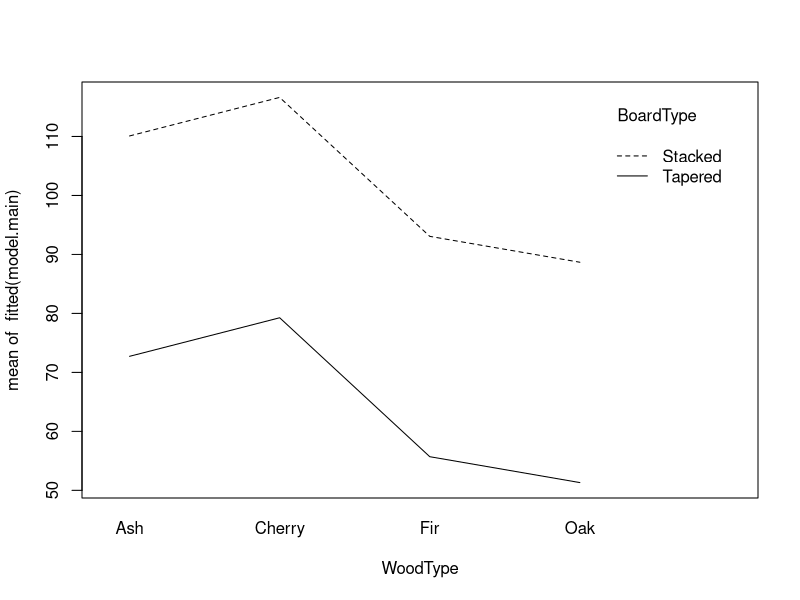
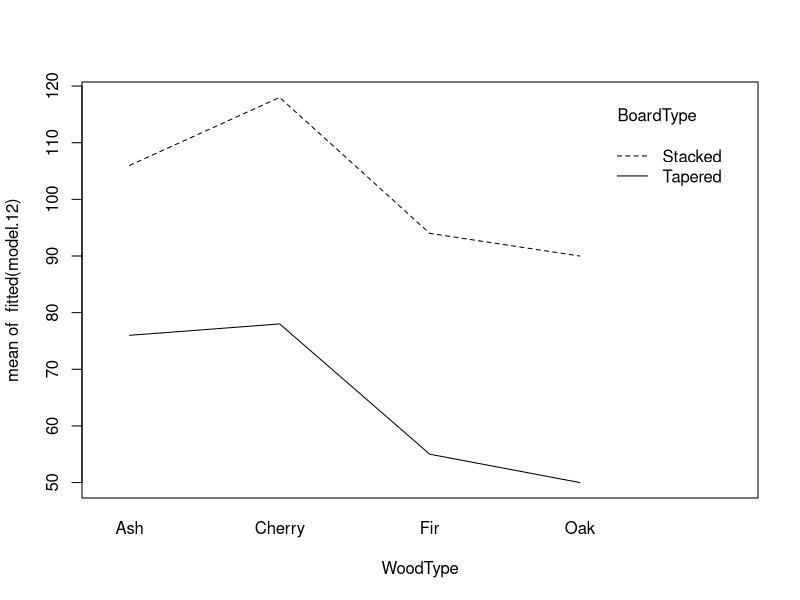

Source code (R) for these figures, in order:
data<-read.table("makiwaraboard.txt", sep="\t", dec=".", header=TRUE)
attach(data)

model.main<-lm(Deflection~factor(WoodType)+factor(BoardType))
summary(model.main)
interaction.plot(WoodType, BoardType, fitted(model.main))

model.12<-lm(Deflection~factor(WoodType)+factor(BoardType)+factor(WoodType):factor(BoardType))
summary(model.12)
interaction.plot(WoodType, BoardType, fitted(model.12))

##a
newdata<-data.frame(WoodType="Oak", BoardType="Tapered")
predict(model.main, newdata=newdata)

##b
summary(model.12)

betahat<-coef(model.12)

k1<-c(0,0,0,0,0,1,0,0)
k2<-c(0,0,0,0,0,0,1,0)
k3<-c(0,0,0,0,0,0,0,1)

K<-cbind(k1,k2,k3)

q<-3
Wald<-(t(t(K)%*%betahat)%*%solve(t(K)%*%vcov(model.12)%*%K)%*%t(K)%*%betahat)/q
Wald
p.value<-pf(Wald, q, summary(model.12)$df[2], lower.tail = FALSE)
p.value

anova(model.main,model.12, test="F")

##c
newdata<-data.frame(WoodType=c("Oak","Cherry"), BoardType=c("Tapered","Stacked"))
predict(model.12, newdata=newdata)

x1<-cbind(c(1,1,0,0,0,0,0,0)) ### Cherry and Stacked
x2<-cbind(c(1,0,0,1,1,0,0,1)) ## Oak and Tapered
betahat<-cbind(coef(model.12))

pred<-(t(x2)-t(x1))%*%betahat
pred
sigma2<-sigma(model.12)^2

# predictive hypothesis testing
T<-pred/sqrt(sigma2*(2+(t(x2)-t(x1))%*%solve(vcov(model.12))%*%(x2-x1)))
T
p<-2*pt(abs(T),df=328, lower.tail = FALSE)
p

